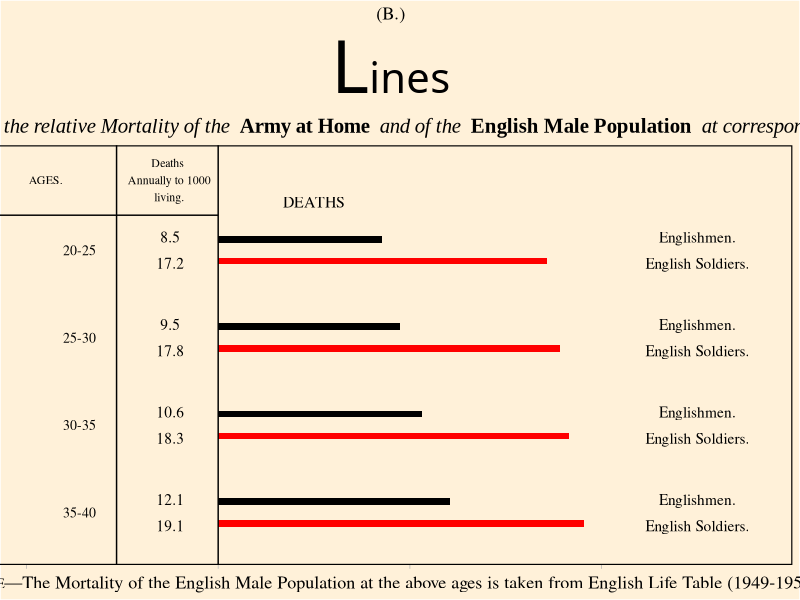
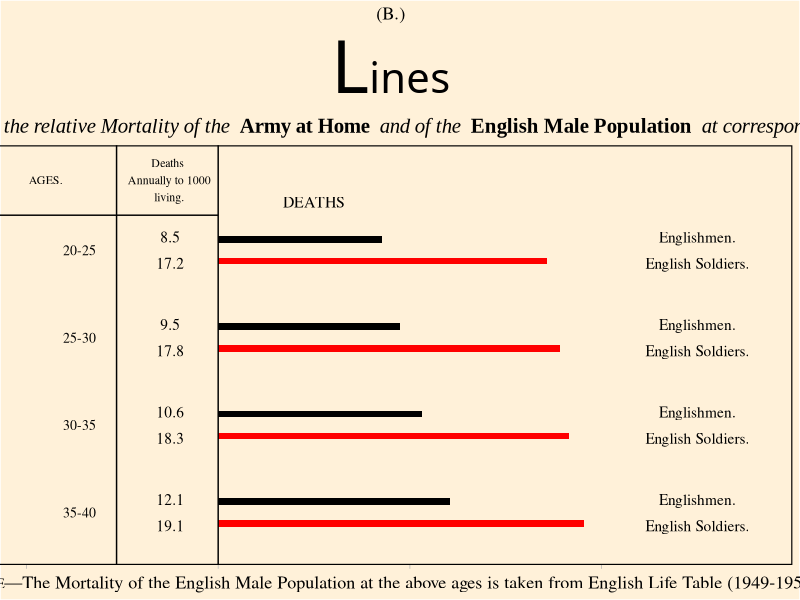

Write the R code that produced these figures, in order.
#R version 4.0.0 (2020-04-24)
library(readxl) # CRAN v1.3.1
library(tidyverse) # CRAN v1.3.0
library(reshape2) # CRAN v1.4.4
library(ggtext) # [github::wilkelab/ggtext] v0.1.0
### I've transcribed english mortality data from pg. 22 of the pdf
mort<- read_excel("EnglishMortalityData.xlsx")
colnames(mort) <- c("age", "n_soldier", "n_english", "d_soldier", "d_english")
#### some manual aggregation/ manipulation
mort <- mort %>% mutate( 
  age_group=case_when(age>=20 & age<25 ~ "20-25",
                      age>=25 & age<30 ~ "25-30",
                      age>=30 & age<35 ~ "30-35",
                      age>=35 & age<40 ~ "35-40"),
  age_group = factor(age_group, levels = c("20-25","25-30", "30-35", "35-40")), # grouped by ages
  soldier_rate=(d_soldier/n_soldier)*1000,
  english_rate=(d_english/n_english)*1000) %>%
  select(age, age_group, soldier_rate, english_rate) %>%
  melt(id.vars=c("age", "age_group"), value.name = "rate", variable.name="mort_group") %>% #reshape it
  group_by(age_group, mort_group) %>%
  summarise(death_rate=mean(rate)) 

#### and plot
bounding_box <- data.frame(x=c(4.4,4.4), y=c(-12,0))
soldier_labels = mort %>% filter(mort_group=="soldier_rate")
soldier_labels$y=rep(-2.5, nrow(soldier_labels))
english_labels = mort %>% filter(mort_group=="english_rate")
english_labels$y=rep(-2.5, nrow(english_labels))
soldier_labels2 = mort %>% filter(mort_group=="soldier_rate")
soldier_labels2$label = rep("English Soldiers.", nrow(soldier_labels2))
soldier_labels2$y=rep(25, nrow(soldier_labels2))
english_labels = mort %>% filter(mort_group=="english_rate")
english_labels$y=rep(-2.5, nrow(english_labels))
english_labels2 = mort %>% filter(mort_group=="english_rate")
english_labels2$label = rep("Englishmen.", nrow(english_labels2))
english_labels2$y=rep(25, nrow(english_labels2))
mort %>% ggplot(aes(x=fct_rev(age_group)))+
  geom_bar(aes(fill=mort_group, y=death_rate),stat = "identity", position=position_dodge(0.5), width=0.15)+
  scale_fill_manual(values=c("red", "black"))+
  coord_flip()+
  geom_text(data=soldier_labels, aes(y=y, label=round(death_rate,1)), nudge_x = -0.15, family="serif")+
  geom_text(data=english_labels, aes(y=y, label=round(death_rate,1)), nudge_x = 0.15, family="serif")+
  geom_text(data=soldier_labels2, aes(y=y, label=label), nudge_x = -0.15, family="serif")+
  geom_text(data=english_labels2, aes(y=y, label=label), nudge_x = 0.15, family="serif")+
  geom_hline(yintercept = 0)+
  scale_y_continuous(limits = c(-12,30), expand = c(-0.025,1))+
  theme_light()+
  scale_x_discrete(expand = expand_scale(mult = c(0.2, 0.4)))+
  theme(legend.position = "none",
        axis.text.y = element_text(margin = margin(l = 40, r=-80), size=10, color="black", family="serif"),
        axis.title = element_blank(),
        axis.text.x=element_blank(),
        panel.grid = element_blank(),
        plot.subtitle = element_markdown(family="Times New Roman" , size=15, hjust = 0.5),
        plot.title = element_markdown(hjust = 0.5, family="serif"),
        plot.background = element_rect(fill=alpha("orange",0.15)),
        panel.background = element_blank(),
        plot.caption = element_markdown(family="serif", hjust=0.5, size=13),
        panel.border = element_rect(colour = "black", size=0.8))+
  annotate(geom="text",x = 4.55,y=5, label="DEATHS", family="serif", size=4)+
  annotate(geom="text",x = 4.8,y=-2.55, label="Deaths \n Annually to 1000 \nliving.", size=3, family="serif")+
  annotate(geom="text",x = 4.8,y=-9, label="AGES.", size=3, family="serif")+
  geom_line(data=bounding_box, aes(x=x,y=y))+
  geom_hline(yintercept = -5.3)+
  labs(title="(B.)<br><br><span style='font-size:52pt'><span style='font-family:RoyalGothic'>L</span></span><span style='font-size:30pt'><span style='font-family:LTCGoudyTextW01-Regular'>ines",
       subtitle = "*Representing the relative Mortality of the* **Army at Home** *and of the* **English Male Population** *at corresponding Ages.*",
       caption = "N<span style='font-size:10pt'>OTE</span>—The Mortality of the English Male Population at the above ages is taken from English Life Table (1949-1953)")


ggsave("LinesDiagramB.png", device = "png", dpi=320, width=12.8, height =7.68)


